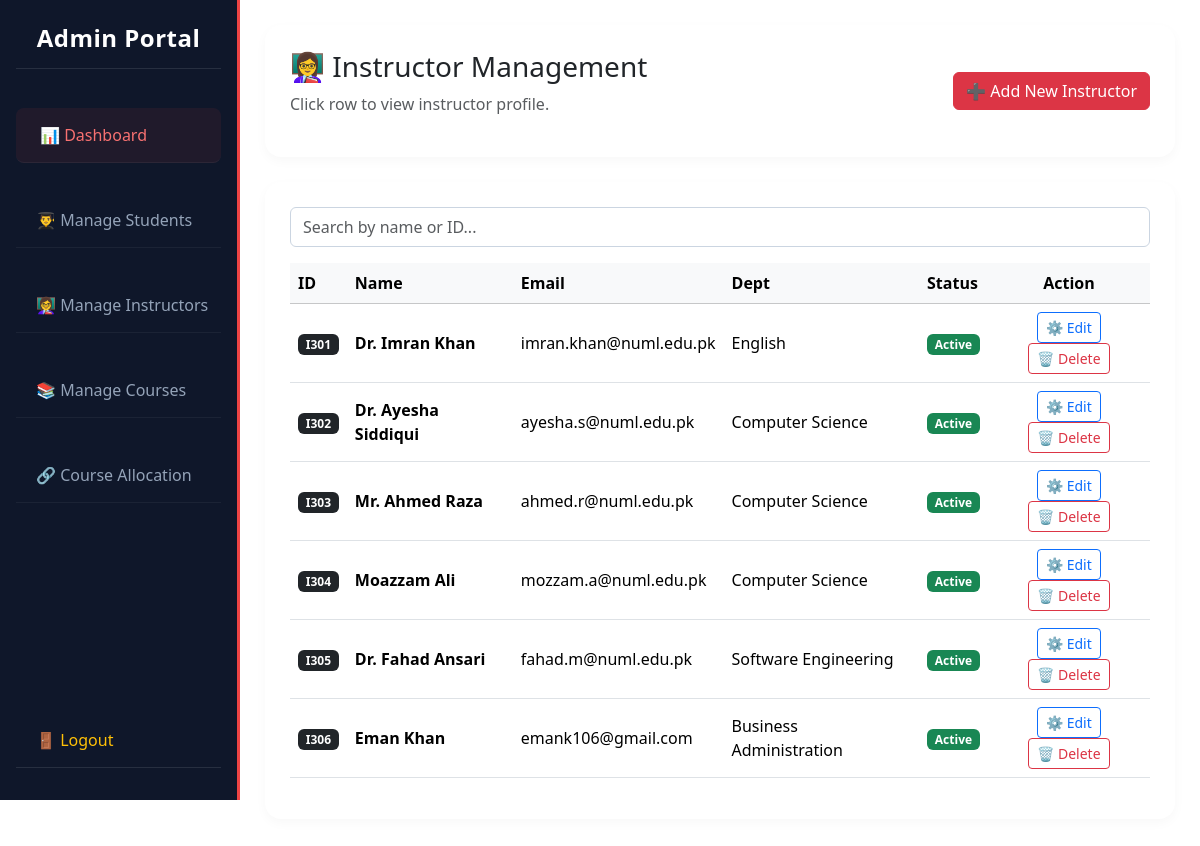
/manage_instructors.php (signed in), run on the app's committed database.
### tables this page shows
CREATE TABLE `instructor` (
  `Instructor_ID` varchar(10) NOT NULL,
  `Name` varchar(50) NOT NULL,
  `Email` varchar(50) NOT NULL,
  `Department` varchar(50) NOT NULL,
  `Joining_Date` date DEFAULT NULL,
  `Leaving_Date` date DEFAULT NULL,
  `Designation` varchar(50) DEFAULT 'Lecturer',
  `Qualification` varchar(50) DEFAULT 'MSCS',
  `Phone` varchar(20) DEFAULT '0300-1234567',
  `CNIC` varchar(20) DEFAULT NULL,
  `Address` varchar(255) DEFAULT NULL,
  `Gender` varchar(10) DEFAULT NULL,
  `Status` varchar(20) DEFAULT 'Active',
  `Registration_Date` date DEFAULT NULL,
  `profile_pic` varchar(255) DEFAULT NULL
);

### manage_instructors.php (the view, shortened to what this page needs)
<?php
include 'db_connect.php';
$instructors_result = $conn->query("SELECT * FROM instructor ORDER BY Instructor_ID ASC");
?>
<!DOCTYPE html>
<html lang="en">
<head>
    <link href="css/bootstrap.min.css" rel="stylesheet">
    <link href="css/responsive.css" rel="stylesheet">
</head>
<body>
<div class="d-flex"> <nav class="admin-sidebar p-3">
        <div>
            <h4 class="text-center mt-2 mb-4 admin-badge-title">Admin Portal</h4>
            <div class="nav-links-wrapper">
                <a class="nav-link active" href="admin_dashboard.php">📊 Dashboard</a>
                <a class="nav-link" href="manage_students.php">👨‍🎓 Manage Students</a>
                <a class="nav-link" href="manage_instructors.php">👩‍🏫 Manage Instructors</a>
                <a class="nav-link" href="manage_courses.php">📚 Manage Courses</a>
                <a class="nav-link" href="course_allocation.php">🔗 Course Allocation</a>
            </div>
        </div>
        <a class="nav-link text-warning mb-3" href="logout.php" style="padding-top: 15px; border-bottom: 1px solid rgba(255,255,255,0.1);">🚪 Logout</a>
    </nav>
    <div class="main-content w-100">
        <div class="card-box d-flex justify-content-between align-items-center">
            <div>
                <h3>👩‍🏫 Instructor Management</h3>
                <p class="text-muted">Click row to view instructor profile.</p>
            </div>
            <button class="btn btn-danger" data-bs-toggle="modal" data-bs-target="#addInstructorModal">➕ Add New Instructor</button>
        </div>
        <div class="card-box">
            <input type="text" id="insSearch" class="form-control search-control mb-3" placeholder="Search by name or ID...">
            <div class="table-responsive">
                <table class="table table-hover align-middle">
                    <thead class="table-light">
                        <tr><th>ID</th><th>Name</th><th>Email</th><th>Dept</th><th>Status</th><th class="text-center">Action</th></tr>
                    </thead>
                    <tbody id="insTableBody">
                    <?php while($row = $instructors_result->fetch_assoc()){ ?>
                        <tr class="clickable-row" onclick="window.location='instructor_admin_profile.php?Instructor_ID=<?php echo $row['Instructor_ID']; ?>';">
                            <td><span class="badge bg-dark"><?php echo $row['Instructor_ID']; ?></span></td>
                            <td><b><?php echo $row['Name']; ?></b></td>
                            <td><?php echo $row['Email']; ?></td>
                            <td><?php echo $row['Department']; ?></td>
                            <td><span class="badge <?php echo ($row['Status'] == 'Active') ? 'bg-success' : 'bg-warning'; ?>"><?php echo $row['Status']; ?></span></td>
                            <td class="text-center" onclick="event.stopPropagation();">
                                <a href="instructor_admin_profile.php?Instructor_ID=<?php echo $row['Instructor_ID']; ?>" class="btn btn-sm btn-outline-primary">⚙️ Edit</a>
                                <a href="manage_instructors.php?delete=<?php echo $row['Instructor_ID']; ?>" class="btn btn-sm btn-outline-danger" onclick="return confirm('Confirm delete?');">🗑️ Delete</a>
                            </td>
                        </tr>
                    <?php } ?>
                    </tbody>
                </table>
            </div>
        </div>
    </div>
</div>
</body>
</html>

### manage_instructors.php (style rules this page uses)
.admin-sidebar { min-height: 100vh; height: 100vh; background: #0f172a; color: white; position: fixed; top: 0; left: 0; width: 240px; display: flex; flex-direction: column; justify-content: space-between; z-index: 1000; box-sizing: border-box; border-right: 3px solid #ef4444; }
.nav-links-wrapper { display: flex; flex-direction: column; flex-grow: 2; }
.nav-link { color: #94a3b8; margin: 15px 0; padding: 15px 20px; text-decoration: none; display: block; font-size: 16px; font-weight: 500; transition: all 0.3s ease; white-space: nowrap; border-bottom: 1px solid rgba(255, 255, 255, 0.05); }
.nav-link:hover , .nav-link.active { color: #f87171; background: rgba(239, 68, 68, 0.08); border-radius: 8px; padding-left: 24px; }
.main-content { margin-left: 240px; padding: 25px; min-height: 100vh; width: calc(100% - 240px); box-sizing: border-box; position: relative; }
.card-box { background: white; border-radius: 16px; padding: 25px; margin-bottom: 25px; box-shadow: 0 4px 12px rgba(0,0,0,0.03); }
.search-control { border: 1px solid #cbd5e1 !important; height: 40px; }
.clickable-row { cursor: pointer; }
.admin-badge-title { font-weight: 700; letter-spacing: 0.5px; color: white; border-bottom: 1px solid rgba(255,255,255,0.1); padding-bottom: 15px; }

### data on the page
instructor: Instructor_ID "I301", Name "Dr. Imran Khan", Email "imran.khan@numl.edu.pk", Department "English", Status "Active"
instructor: Instructor_ID "I302", Name "Dr. Ayesha Siddiqui", Email "ayesha.s@numl.edu.pk", Department "Computer Science", Status "Active"
instructor: Instructor_ID "I303", Name "Mr. Ahmed Raza", Email "ahmed.r@numl.edu.pk", Department "Computer Science", Status "Active"
instructor: Instructor_ID "I304", Name "Moazzam Ali", Email "mozzam.a@numl.edu.pk", Department "Computer Science", Status "Active"
instructor: Instructor_ID "I305", Name "Dr. Fahad Ansari", Email "fahad.m@numl.edu.pk", Department "Software Engineering", Status "Active"
instructor: Instructor_ID "I306", Name "Eman Khan", Email "emank106@gmail.com", Department "Business Administration", Status "Active"
